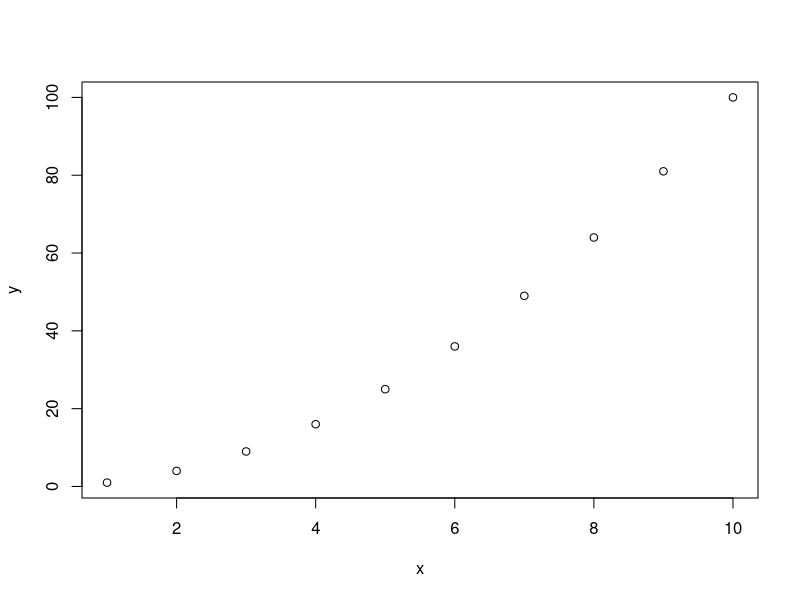

Recreate this plot in R.
#assign 3 value to a variable
a=3
a
# store a sequence of numbers
x <- seq(1,10,1)
x
#plot a simple graph
y<- x^2
plot(x,y)
#to open help file for any command
?sqrt

